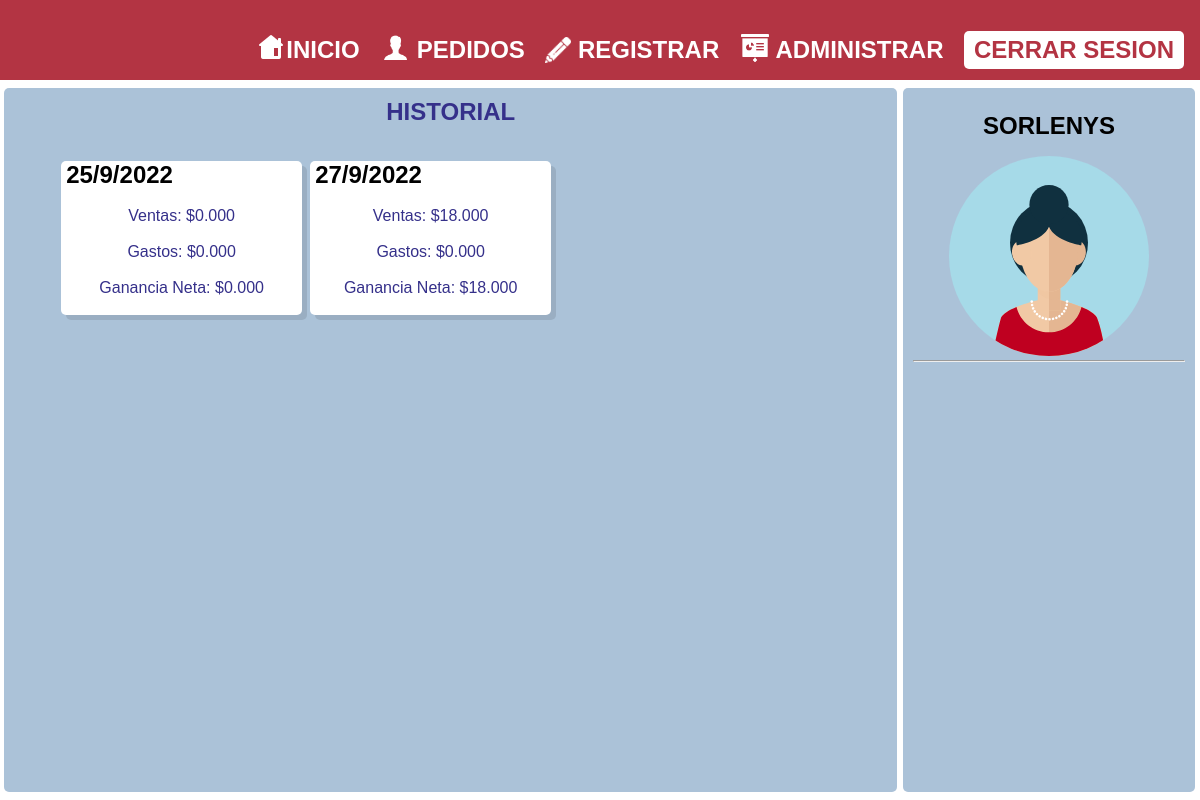
The app's page /vitacora with its own data.
### tables this page shows
CREATE TABLE local(
    id INTEGER PRIMARY KEY AUTOINCREMENT,
    año INTEGER NOT NULL,
    mes TEXT NOT NULL,
    dia INTEGER NOT NULL,
    ventas REAL NOT NULL);

CREATE TABLE gastos(
        id  INTEGER PRIMARY KEY AUTOINCREMENT,
        año INTEGER NOT NULL,
        mes TEXT NOT NULL,
        dia INTEGER NOT NULL,
        gasto REAL NOT NULL);

CREATE TABLE usuario(
    usuario TEXT NOT NULL,
    nombre TEXT NOT NULL,
    sexo TEXT NOT NULL);

### servidor.py (the view)
@app.route('/vitacora')
def vitacora():
    today = datetime.now()
    año = today.year
    mes = today.month
    dia = today.day
    fe = f'{dia}/{mes}/{año}'
    usuario = get_usuario()
    if usuario[0][1] == 'sorlenys':
        db = get_db()
        cur = db.cursor()
        cur.execute("select año, mes, dia, gasto from gastos")
        lista_gastos = cur.fetchall()
        cur.execute("select año, mes, dia, ventas from local")
        lista_ventas = cur.fetchall()
        db.close()
        vitacora = []
        for i in range(len(lista_ventas)):
            temporal = (f"{lista_ventas[i][2]}/{lista_ventas[i][1]}/{lista_ventas[i][0]}", lista_ventas[i][3], lista_gastos[i][3])
            vitacora.append(temporal)
        return render_template('vitacora.html', usuariodata = usuario, historial = vitacora)
    else:
        return redirect('/')

### Usuarios.py (called while the page is built)
def get_db():
    db = sql.connect('basedatos.db')
    return db

### funciones.py (called while the page is built)
def get_usuario():
    db = get_db()
    cur = db.cursor()
    cur.execute("select usuario, nombre, sexo from usuario")
    preusuario = cur.fetchall()
    db.close()
    return preusuario

### templates/vitacora.html (shortened to what this page needs)
{% extends "estadisticas.html"%}
	{%block body%}
            <div class="contenido">
                <div class="pedidos">
                    <h2 class="hp">HISTORIAL</h2>
                    <div class="contenedor_de_pedidos">
                        {%for i in historial:%}
                            <div class="unpedido">
                                <h2 class="numero">{{i[0]}}</h2><h2 class="name"></h2>
                                <br>
                                Ventas: {{'${:,.3f}'.format(i[1])}}
                                <br><br>
                                Gastos: {{'${:,.3f}'.format(i[2])}}
                                <br><br>
                                Ganancia Neta: {{'${:,.3f}'.format(i[1]-i[2])}}
                                <br><br>
                            </div>
                        {%endfor%}
                    </div>
                </div>
                <div class="usuario">
                    <div class="nombre">
                        <h2 class="nombre-usuario">{{usuariodata[0][1]}}</h2>
                    </div>
                    <div class="avatar">
                        {%if usuariodata[2] in ['masculino', 'Masculino', 'MACULINO']%}
                            <img src="{{url_for('static', filename="/img/male.svg")}}" alt="" class="img-avatar">
                        {%else%}
                            <img src="{{url_for('static', filename="/img/female.svg")}}" alt="" class="img-avatar">
                        {%endif%}
                    </div>
                    <hr class="division">
                    <div class="registros">
                        <h2 class="info-venta"></h2>
                        <br>
                        <h2 class="info-venta"></h2>
                        <h2 class="info-venta"></h2>
                    </div>
                </div>
            </div>
    {%endblock%}

### static/css/style.css (style rules this page uses)
* { padding: 0; margin: 0; font-family: Verdana, Geneva, Tahoma, sans-serif; }
.contenido { display: grid; grid-template-columns: 74.75% 24.75%; column-gap: .5%; margin: 1vh 0; }
.info-venta { padding: 10px 5px; font-size: 20px; }
.usuario { text-align: center; background: #abc2d8; border-radius: 5px; margin-right: 5px; }
.nombre-usuario { margin-top: 1em; text-transform: uppercase; }
.img-avatar { margin-top: 1em; height: 200px; }
.division { margin: 0 10px; color: #b33443; }
.registros { text-transform: uppercase; margin-top: 1em; }
.pedidos { background: #abc2d8; height: 88vh; width: 99.5%; margin-left: .5%; border-radius: 5px; text-align: center; color: #35308a; }
.hp { margin-top: 10px; }
.contenedor_de_pedidos { height: 80vh; width: 90%; overflow-x: hidden; display: grid; grid-template-columns: 30% 30% 30%; column-gap: 1%; row-gap: 2%; margin-top: 10px; margin-left: 5%; }
.unpedido { margin-top: 25px; background: #ffffff; height: max-content; width: 100%; border-radius: 5px; margin-left: 5%; box-shadow: 5px 5px rgb(0, 0, 0, 0.1); }
.numero { text-align: left; margin-left: 5px; color: #000; }

### records on screen
local: ventas "$0.000", i[1]-i[2] "$0.000"
gastos: gasto "$0.000"
local: ventas "$18.000", i[1]-i[2] "$18.000"
gastos: gasto "$0.000"
usuario: nombre "SORLENYS"

### other values on screen
{{ i[0] }} "25/9/2022" "27/9/2022"
